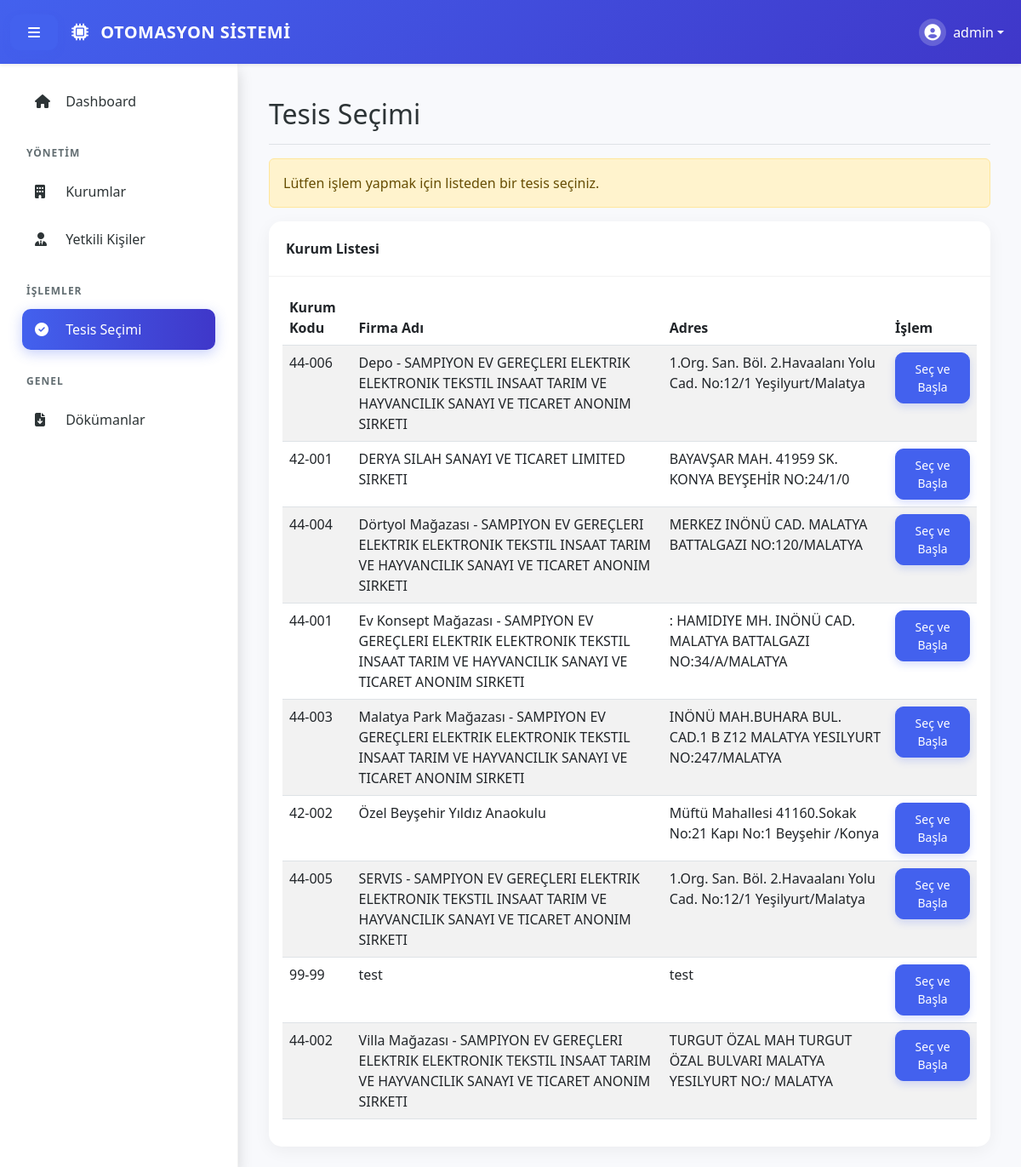
/pages/tesis_secimi.php (signed in), run on the app's committed database.
### tables this page shows
CREATE TABLE `institutions` (
  `id` int(11) NOT NULL,
  `user_id` int(11) NOT NULL,
  `firma_adi` varchar(255) NOT NULL,
  `adresi` text DEFAULT NULL,
  `sgk_sicil_no` varchar(50) DEFAULT NULL,
  `il_kodu` varchar(2) NOT NULL DEFAULT '01',
  `kurum_kodu` varchar(3) NOT NULL,
  `created_at` timestamp NOT NULL DEFAULT current_timestamp(),
  `isg_katip_id` varchar(255) DEFAULT NULL,
  `report_date` date DEFAULT NULL,
  `start_date` datetime DEFAULT NULL,
  `end_date` datetime DEFAULT NULL,
  `next_control_date` date DEFAULT NULL
);

### pages/tesis_secimi.php (the view, shortened to what this page needs)
<?php
require_once '../includes/db.php';
include '../includes/header.php';
?>
<div class="d-flex justify-content-between flex-wrap flex-md-nowrap align-items-center pt-3 pb-2 mb-3 border-bottom">
    <h1 class="h2">Tesis Seçimi</h1>
</div>
<div class="row">
    <div class="col-md-12">
        <?php if (isset($_SESSION['active_institution_id'])): ?>
            <div class="alert alert-success">
                <strong>Aktif Seçim:</strong>
                <?php echo htmlspecialchars($_SESSION['active_institution_name']); ?> üzerinde çalışıyorsunuz.
                <a href="?action=logout_institution" class="btn btn-sm btn-danger ms-3">Oturumu Kapat</a>
            </div>
        <?php else: ?>
            <div class="alert alert-warning">
                Lütfen işlem yapmak için listeden bir tesis seçiniz.
            </div>
        <?php endif; ?>
        <div class="card">
            <div class="card-header">Kurum Listesi</div>
            <div class="card-body">
                <div class="table-responsive">
                    <table class="table table-striped table-hover">
                        <thead>
                            <tr>
                                <th>Kurum Kodu</th>
                                <th>Firma Adı</th>
                                <th>Adres</th>
                                <th>İşlem</th>
                            </tr>
                        </thead>
                        <tbody>
                            <?php
                            $stmt = $pdo->prepare("SELECT * FROM institutions WHERE user_id = ? ORDER BY firma_adi ASC");
                            $stmt->execute([$_SESSION['user_id']]);
                            while ($row = $stmt->fetch()):
                                $isActive = (isset($_SESSION['active_institution_id']) && $_SESSION['active_institution_id'] == $row['id']);
                                ?>
                                <tr class="<?php echo $isActive ? 'table-success' : ''; ?>">
                                    <td>
                                        <?php echo $row['il_kodu'] . '-' . $row['kurum_kodu']; ?>
                                    </td>
                                    <td>
                                        <?php echo htmlspecialchars($row['firma_adi']); ?>
                                    </td>
                                    <td>
                                        <?php echo htmlspecialchars($row['adresi']); ?>
                                    </td>
                                    <td>
                                        <?php if ($isActive): ?>
                                            <span class="badge bg-success">Seçili</span>
                                        <?php else: ?>
                                            <a href="?select=<?php echo $row['id']; ?>" class="btn btn-sm btn-primary">Seç ve
                                                Başla</a>
                                        <?php endif; ?>
                                    </td>
                                </tr>
                            <?php endwhile; ?>
                        </tbody>
                    </table>
                </div>
            </div>
        </div>
    </div>
</div>
<?php include '../includes/footer.php'; ?>

### assets/css/style.css (style rules this page uses)
:root { --primary-color: #4361ee; --secondary-color: #3f37c9; --bg-light: #f8f9fc; --sidebar-bg: #ffffff; --text-main: #2d3436; --text-muted: #636e72; --nav-height: 75px; --sidebar-width: 280px; }
body { font-family: 'Segoe UI', Roboto, Helvetica, Arial, sans-serif; background-color: var(--bg-light); color: var(--text-main); overflow-x: hidden; }
body.logged-in { padding-top: var(--nav-height); }
.card { border: none; border-radius: 15px; box-shadow: 0 5px 20px rgba(0, 0, 0, 0.05); transition: transform 0.3s; }
.card-header { background-color: transparent; border-bottom: 1px solid rgba(0, 0, 0, 0.05); padding: 1.25rem; font-weight: 600; }
.btn-primary { background-color: var(--primary-color); border-color: var(--primary-color); border-radius: 10px; padding: 8px 20px; font-weight: 500; box-shadow: 0 4px 10px rgba(67, 97, 238, 0.2); }

### data on the page
institutions: il_kodu "44", kurum_kodu "006", firma_adi "Depo - SAMPIYON EV GEREÇLERI ELEKTRIK ELEKTRONIK TEKSTIL INSAAT TARIM VE HAYVANCILIK SANAYI VE TICARET ANONIM SIRKETI", adresi "1.Org. San. Böl. 2.Havaalanı Yolu Cad. No:12/1 Yeşilyurt/Malatya"
institutions: il_kodu "42", kurum_kodu "001", firma_adi "DERYA SILAH SANAYI VE TICARET LIMITED SIRKETI", adresi "BAYAVŞAR MAH. 41959 SK. KONYA BEYŞEHİR NO:24/1/0"
institutions: il_kodu "44", kurum_kodu "004", firma_adi "Dörtyol Mağazası - SAMPIYON EV GEREÇLERI ELEKTRIK ELEKTRONIK TEKSTIL INSAAT TARIM VE HAYVANCILIK SANAYI VE TICARET ANONIM SIRKETI", adresi "MERKEZ INÖNÜ CAD. MALATYA BATTALGAZI NO:120/MALATYA"
institutions: il_kodu "44", kurum_kodu "001", firma_adi "Ev Konsept Mağazası - SAMPIYON EV GEREÇLERI ELEKTRIK ELEKTRONIK TEKSTIL INSAAT TARIM VE HAYVANCILIK SANAYI VE TICARET ANONIM SIRKETI", adresi ": HAMIDIYE MH. INÖNÜ CAD. MALATYA BATTALGAZI NO:34/A/MALATYA"
institutions: il_kodu "44", kurum_kodu "003", firma_adi "Malatya Park Mağazası - SAMPIYON EV GEREÇLERI ELEKTRIK ELEKTRONIK TEKSTIL INSAAT TARIM VE HAYVANCILIK SANAYI VE TICARET ANONIM SIRKETI", adresi "INÖNÜ MAH.BUHARA BUL. CAD.1 B Z12 MALATYA YESILYURT NO:247/MALATYA"
institutions: il_kodu "42", kurum_kodu "002", firma_adi "Özel Beyşehir Yıldız Anaokulu", adresi "Müftü Mahallesi 41160.Sokak No:21 Kapı No:1 Beyşehir /Konya"
institutions: il_kodu "44", kurum_kodu "005", firma_adi "SERVIS - SAMPIYON EV GEREÇLERI ELEKTRIK ELEKTRONIK TEKSTIL INSAAT TARIM VE HAYVANCILIK SANAYI VE TICARET ANONIM SIRKETI", adresi "1.Org. San. Böl. 2.Havaalanı Yolu Cad. No:12/1 Yeşilyurt/Malatya"
institutions: il_kodu "99", kurum_kodu "99", firma_adi "test", adresi "test"
institutions: il_kodu "44", kurum_kodu "002", firma_adi "Villa Mağazası - SAMPIYON EV GEREÇLERI ELEKTRIK ELEKTRONIK TEKSTIL INSAAT TARIM VE HAYVANCILIK SANAYI VE TICARET ANONIM SIRKETI", adresi "TURGUT ÖZAL MAH TURGUT ÖZAL BULVARI MALATYA YESILYURT NO:/ MALATYA"

### other printed values
$_SESSION['username'] "admin"
